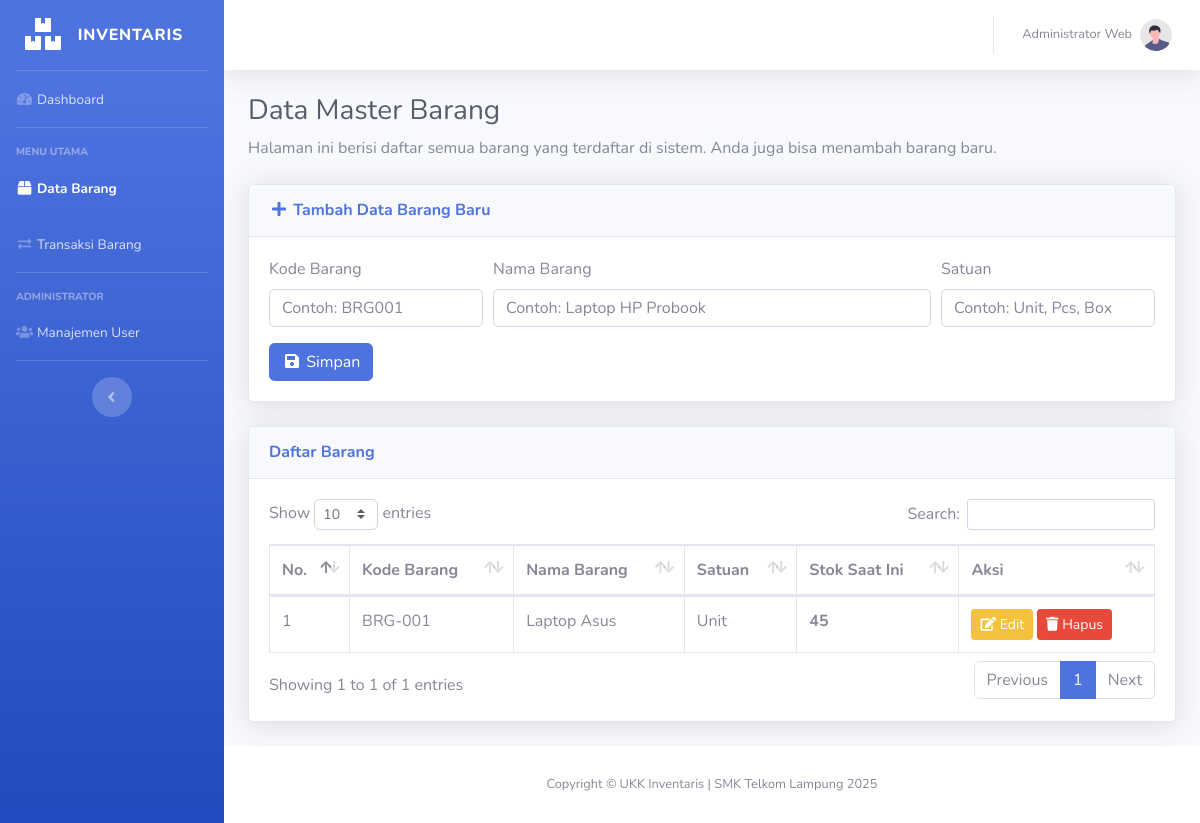
/barang.php (signed in), run on the app's committed database.
### tables this page shows
CREATE TABLE `tbl_barang` (
  `id_barang` int(11) NOT NULL,
  `kode_barang` varchar(20) NOT NULL,
  `nama_barang` varchar(100) NOT NULL,
  `satuan` varchar(20) DEFAULT NULL
);

### barang.php (the view, shortened to what this page needs)
<?php
include 'koneksi.php';
$query_stok = "
    SELECT
        b.id_barang,
        b.kode_barang,
        b.nama_barang,
        b.satuan,
        COALESCE(SUM(CASE WHEN t.jenis_transaksi = 'MASUK' THEN t.jumlah ELSE 0 END), 0) AS total_masuk,
        COALESCE(SUM(CASE WHEN t.jenis_transaksi = 'KELUAR' THEN t.jumlah ELSE 0 END), 0) AS total_keluar
    FROM
        tbl_barang b
    LEFT JOIN
        tbl_transaksi t ON b.id_barang = t.id_barang
    GROUP BY
        b.id_barang, b.kode_barang, b.nama_barang, b.satuan
    ORDER BY
        b.nama_barang ASC
";
$sql_stok = mysqli_query($koneksi, $query_stok);
?>
<!DOCTYPE html>
<html lang="id">
<head>
    <link href="vendor/fontawesome-free/css/all.min.css" rel="stylesheet" type="text/css">
    <link href="css/sb-admin-2.min.css" rel="stylesheet">
    <link href="vendor/datatables/dataTables.bootstrap4.min.css" rel="stylesheet">
</head>
<body id="page-top">
    <div id="wrapper">
        <ul class="navbar-nav bg-gradient-primary sidebar sidebar-dark accordion" id="accordionSidebar">
            <a class="sidebar-brand d-flex align-items-center justify-content-center" href="index.php">
                <div class="sidebar-brand-icon"><i class="fas fa-boxes"></i></div>
                <div class="sidebar-brand-text mx-3">Inventaris</div>
            </a>
            <hr class="sidebar-divider my-0">
            <li class="nav-item">
                <a class="nav-link" href="index.php">
                    <i class="fas fa-fw fa-tachometer-alt"></i><span>Dashboard</span></a>
            </li>
            <hr class="sidebar-divider">
            <div class="sidebar-heading">Menu Utama</div>
            <li class="nav-item active">
                <a class="nav-link" href="barang.php">
                    <i class="fas fa-fw fa-box"></i><span>Data Barang</span></a>
            </li>
            <li class="nav-item">
                <a class="nav-link" href="transaksi.php">
                    <i class="fas fa-fw fa-exchange-alt"></i><span>Transaksi Barang</span></a>
            </li>
            <?php if (isset($_SESSION['level']) && $_SESSION['level'] == 'admin') : ?>
                <hr class="sidebar-divider">
                <div class="sidebar-heading">Administrator</div>
                <li class="nav-item">
                    <a class="nav-link" href="user.php">
                        <i class="fas fa-fw fa-users"></i><span>Manajemen User</span></a>
                </li>
            <?php endif; ?>
            <hr class="sidebar-divider d-none d-md-block">
            <div class="text-center d-none d-md-inline">
                <button class="rounded-circle border-0" id="sidebarToggle"></button>
            </div>
        </ul>
        <div id="content-wrapper" class="d-flex flex-column">
            <div id="content">
                <nav class="navbar navbar-expand navbar-light bg-white topbar mb-4 static-top shadow">
                    <ul class="navbar-nav ml-auto">
                        <li class="nav-item dropdown no-arrow">
                            <a class="nav-link dropdown-toggle" href="#" id="userDropdown" role="button"
                                data-toggle="dropdown" aria-haspopup="true" aria-expanded="false">
                                <span class="mr-2 d-none d-lg-inline text-gray-600 small">
                                    <?php echo htmlspecialchars($_SESSION['nama_lengkap']); ?>
                                </span>
                                <img class="img-profile rounded-circle" src="img/undraw_profile.svg">
                            </a>
                        </li>
                    </ul>
                </nav>
                <div class="container-fluid">
                    <h1 class="h3 mb-2 text-gray-800">Data Master Barang</h1>
                    <p class="mb-4">Halaman ini berisi daftar semua barang yang terdaftar di sistem. Anda juga bisa menambah barang baru.</p>
                    <div class="card shadow mb-4">
                        <div class="card-header py-3">
                            <h6 class="m-0 font-weight-bold text-primary">
                                <a href="#collapseCardForm" data-toggle="collapse" role="button" aria-expanded="true" aria-controls="collapseCardForm">
                                    <i class="fas fa-plus fa-fw"></i> Tambah Data Barang Baru
                                </a>
                            </h6>
                        </div>
                        <div class="collapse show" id="collapseCardForm">
                            <div class="card-body">
                                <form action="aksi_barang.php" method="POST">
                                    <div class="form-row">
                                        <div class="form-group col-md-3">
                                            <label for="kode_barang">Kode Barang</label>
                                            <input type="text" class="form-control" id="kode_barang" name="kode_barang" placeholder="Contoh: BRG001" required>
                                        </div>
                                        <div class="form-group col-md-6">
                                            <label for="nama_barang">Nama Barang</label>
                                            <input type="text" class="form-control" id="nama_barang" name="nama_barang" placeholder="Contoh: Laptop HP Probook" required>
                                        </div>
                                        <div class="form-group col-md-3">
                                            <label for="satuan">Satuan</label>
                                            <input type="text" class="form-control" id="satuan" name="satuan" placeholder="Contoh: Unit, Pcs, Box" required>
                                        </div>
                                    </div>
                                    <button type="submit" class="btn btn-primary">
                                        <i class="fas fa-save fa-fw"></i> Simpan
                                    </button>
                                </form>
                            </div>
                        </div>
                    </div>
                    <div class="card shadow mb-4">
                        <div class="card-header py-3">
                            <h6 class="m-0 font-weight-bold text-primary">Daftar Barang</h6>
                        </div>
                        <div class="card-body">
                            <div class="table-responsive">
                                <table class="table table-bordered" id="dataTable" width="100%" cellspacing="0">
                                    <thead>
                                        <tr>
                                            <th>No.</th>
                                            <th>Kode Barang</th>
                                            <th>Nama Barang</th>
                                            <th>Satuan</th>
                                            <th>Stok Saat Ini</th>
                                            <th>Aksi</th>
                                        </tr>
                                    </thead>
                                    <tbody>
                                        <?php
                                        $no = 1;
                                        while ($data = mysqli_fetch_assoc($sql_stok)) {
                                            $stok_saat_ini = $data['total_masuk'] - $data['total_keluar'];
                                        ?>
                                            <tr>
                                                <td><?php echo $no; ?></td>
                                                <td><?php echo htmlspecialchars($data['kode_barang']); ?></td>
                                                <td><?php echo htmlspecialchars($data['nama_barang']); ?></td>
                                                <td><?php echo htmlspecialchars($data['satuan']); ?></td>
                                                <?php if ($stok_saat_ini <= 0): ?>
                                                    <td class="text-danger font-weight-bold"><?php echo $stok_saat_ini; ?></td>
                                                <?php else: ?>
                                                    <td class="font-weight-bold"><?php echo $stok_saat_ini; ?></td>
                                                <?php endif; ?>
                                                <td>
                                                    <a href="edit_barang.php?id=<?php echo $data['id_barang']; ?>" class="btn btn-warning btn-sm">
                                                        <i class="fas fa-edit"></i> Edit
                                                    </a>
                                                    <a href="aksi_barang.php?aksi=hapus&id=<?php echo $data['id_barang']; ?>"
                                                        class="btn btn-danger btn-sm"
                                                        onclick="return confirm('Peringatan: Menghapus data barang mungkin gagal jika barang sudah memiliki riwayat transaksi. \n\nYakin ingin mencoba menghapus data ini?');">
                                                        <i class="fas fa-trash"></i> Hapus
                                                    </a>
                                                </td>
                                            </tr>
                                        <?php
                                            $no++;
                                        }
                                        ?>
                                    </tbody>
                                </table>
                            </div>
                        </div>
                    </div>
                </div>
            </div>
            <footer class="sticky-footer bg-white">
                <div class="container my-auto">
                    <div class="copyright text-center my-auto">
                        <span>Copyright &copy; UKK Inventaris | SMK Telkom Lampung 2025</span>
                    </div>
                </div>
            </footer>
        </div>
    </div>
</body>
</html>

### data on the page
tbl_barang: kode_barang "BRG-001", nama_barang "Laptop Asus", satuan "Unit", stok_saat_ini "45"

### other printed values
$_SESSION['nama_lengkap'] "Administrator Web"
